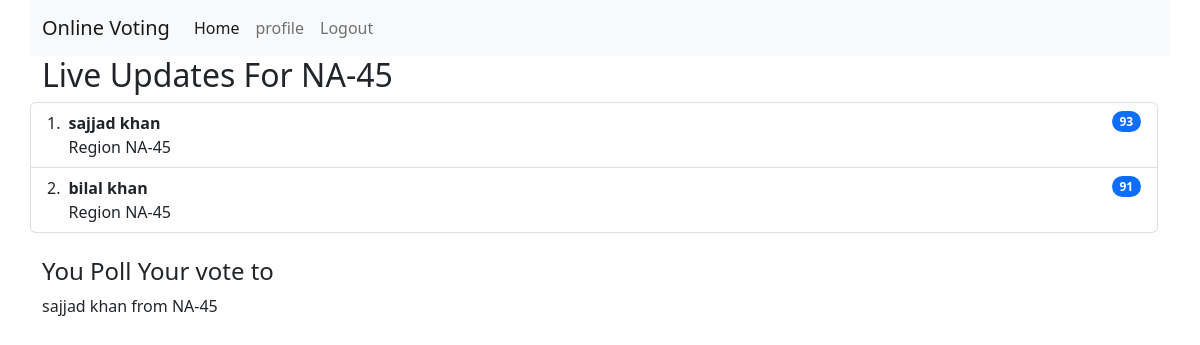
Before: /voting/profile (signed in) with the older database file.
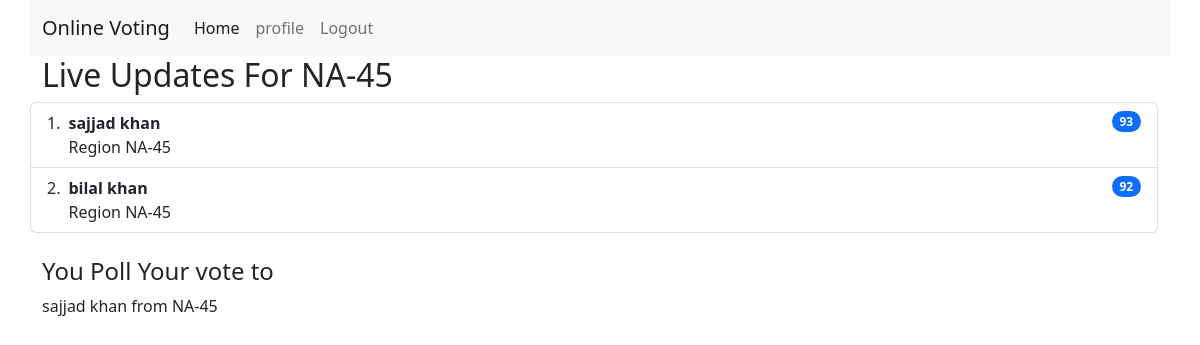
After: the same page with the newer database file.
### pollvote/models.py (models this page shows, shortened)
class Competition(models.Model):
    candidate_a = models.OneToOneField(Candidates, on_delete=models.CASCADE, related_name="candidate_a")
    candidate_b = models.OneToOneField(Candidates, on_delete=models.CASCADE, related_name="candidate_b")
    region = models.OneToOneField(Region, on_delete=models.CASCADE)
    slug = models.SlugField(unique=True, blank=True, null=True)

class Candidates(models.Model):
    candidate_name = models.CharField(max_length=100)
    image = models.ImageField(upload_to='images')
    region = models.ForeignKey(Region, on_delete=models.CASCADE)
    total_votes = models.PositiveIntegerField()
    def __str__(self):
        return f'{ self.candidate_name } from {self.region.region_name}'

class Region(models.Model):
    region_name = models.CharField(max_length = 100)
    def __str__(self) -> str:
        return self.region_name

### pollvote/views.py (the view)
# urls.py: path('profile', profile, name="profile"),
@login_required(login_url='login')
def profile(request):
    competition = Competition.objects.filter(region=request.user.region)
    context = {
            'comp':competition,
            'user':request.user.id
        }
    try:
        myvote = PollVote.objects.get(user = request.user)
        context = {
            'comp':competition,
            'my_vote':myvote
        }
    except PollVote.DoesNotExist as e:
        context = {'vote_message':'poll your vote',
                   'comp':competition,
                   'user':request.user.id
                   }
    return render(request, 'pollvote/userprofile.html', context)

### pollvote/models.py (called while the page is built)
    def __str__(self):
        return self.email

### pollvote/templates/pollvote/userprofile.html (shortened to what this page needs)
{% extends 'pollvote/base.html' %}
{% block content %}
<div class="container">
  <div class="row">
    {% for election_status in comp %}
    <h2>Live Updates For {{election_status.region}}</h2>
    <ol class="list-group list-group-numbered">
      <li class="list-group-item d-flex justify-content-between align-items-start">
        <div class="ms-2 me-auto">
          <div class="fw-bold">{{election_status.candidate_a.candidate_name}}</div>
          Region {{election_status.region}}
        </div>
        <span class="badge bg-primary rounded-pill" id="user-{{election_status.candidate_a.id}}">{{election_status.candidate_a.total_votes}}</span>
      </li>
      <li class="list-group-item d-flex justify-content-between align-items-start">
        <div class="ms-2 me-auto">
          <div class="fw-bold">{{election_status.candidate_b.candidate_name}}</div>
          Region {{election_status.region}}
        </div>
        <span class="badge bg-primary rounded-pill" id="user-{{election_status.candidate_b.id}}">{{election_status.candidate_b.total_votes}}</span>
      </li>
    </ol>
    {%endfor%}
    <div id="vote_form">
      {% if my_vote %}
        <div class="mt-4"><h4>You Poll Your vote to</h4>
          {{my_vote.candidate}}
        </div>
      {%endif%}
    </div>
  </div>
</div>
{% endblock %}

Changed rows visible on the page:
changed through a linked row, Competition "NA-45": candidate_b.total_votes "91" → "92"
